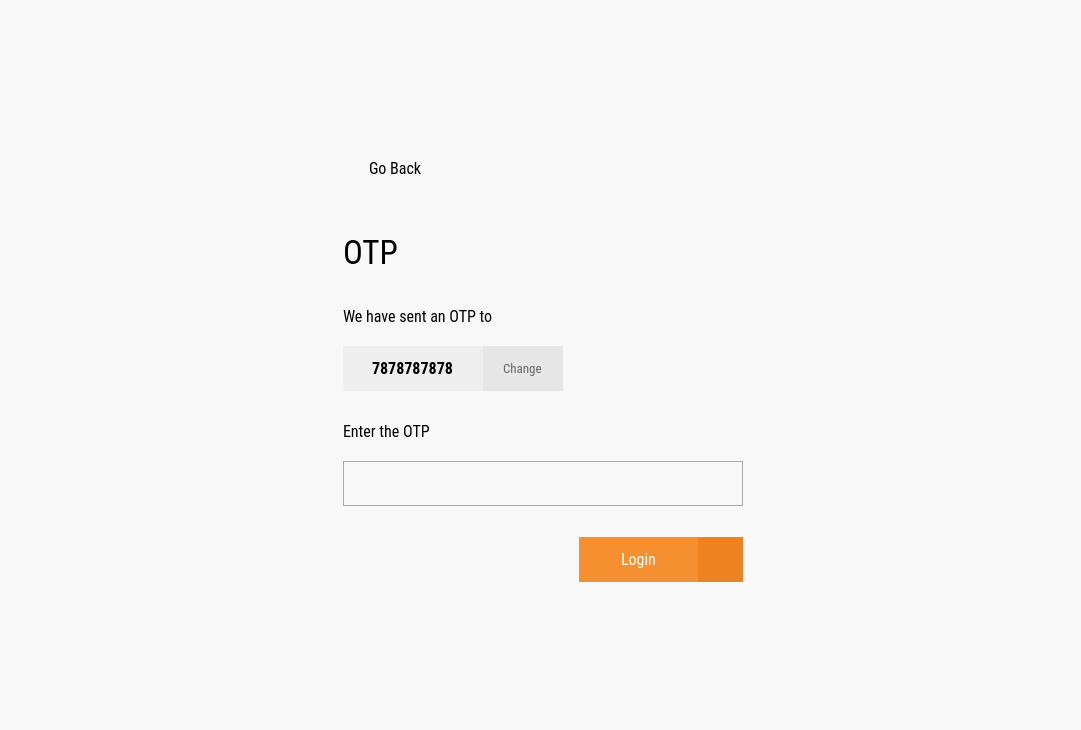
<?xml version="1.0" encoding="UTF-8"?>
<ui version="4.0">
 <class>LoginOtpScreen</class>
 <widget class="QDialog" name="LoginOtpScreen">
  <property name="geometry">
   <rect>
    <x>0</x>
    <y>0</y>
    <width>1081</width>
    <height>730</height>
   </rect>
  </property>
  <property name="windowTitle">
   <string>Dialog</string>
  </property>
  <layout class="QVBoxLayout" name="verticalLayout">
   <property name="leftMargin">
    <number>0</number>
   </property>
   <property name="topMargin">
    <number>0</number>
   </property>
   <property name="rightMargin">
    <number>0</number>
   </property>
   <property name="bottomMargin">
    <number>0</number>
   </property>
   <item>
    <widget class="QFrame" name="CoreBackground">
     <property name="styleSheet">
      <string notr="true">background-color: #F8F8F8;</string>
     </property>
     <layout class="QHBoxLayout" name="horizontalLayout">
      <property name="leftMargin">
       <number>0</number>
      </property>
      <property name="topMargin">
       <number>0</number>
      </property>
      <property name="rightMargin">
       <number>0</number>
      </property>
      <property name="bottomMargin">
       <number>0</number>
      </property>
      <item>
       <widget class="QFrame" name="verticalFrame">
        <property name="maximumSize">
         <size>
          <width>0</width>
          <height>16777215</height>
         </size>
        </property>
        <property name="styleSheet">
         <string notr="true">background-color:#FFFFFF;</string>
        </property>
        <layout class="QVBoxLayout" name="verticalLayout_3">
         <property name="leftMargin">
          <number>0</number>
         </property>
         <property name="topMargin">
          <number>0</number>
         </property>
         <property name="rightMargin">
          <number>0</number>
         </property>
         <property name="bottomMargin">
          <number>0</number>
         </property>
         <item alignment="Qt::AlignHCenter|Qt::AlignVCenter">
          <widget class="QLabel" name="label">
           <property name="maximumSize">
            <size>
             <width>450</width>
             <height>108</height>
            </size>
           </property>
           <property name="text">
            <string/>
           </property>
           <property name="pixmap">
            <pixmap resource="resources.qrc">:/vajiram-logo</pixmap>
           </property>
          </widget>
         </item>
        </layout>
       </widget>
      </item>
      <item>
       <widget class="QFrame" name="verticalFrame_2">
        <property name="minimumSize">
         <size>
          <width>0</width>
          <height>600</height>
         </size>
        </property>
        <property name="maximumSize">
         <size>
          <width>929292</width>
          <height>747474</height>
         </size>
        </property>
        <layout class="QVBoxLayout" name="verticalLayout_2">
         <property name="spacing">
          <number>0</number>
         </property>
         <property name="leftMargin">
          <number>0</number>
         </property>
         <property name="topMargin">
          <number>0</number>
         </property>
         <property name="rightMargin">
          <number>0</number>
         </property>
         <property name="bottomMargin">
          <number>0</number>
         </property>
         <item alignment="Qt::AlignHCenter|Qt::AlignVCenter">
          <widget class="QFrame" name="frame">
           <property name="minimumSize">
            <size>
             <width>400</width>
             <height>450</height>
            </size>
           </property>
           <property name="maximumSize">
            <size>
             <width>650</width>
             <height>450</height>
            </size>
           </property>
           <property name="styleSheet">
            <string notr="true"/>
           </property>
           <layout class="QVBoxLayout" name="verticalLayout_6">
            <property name="spacing">
             <number>0</number>
            </property>
            <property name="leftMargin">
             <number>0</number>
            </property>
            <property name="topMargin">
             <number>0</number>
            </property>
            <property name="rightMargin">
             <number>0</number>
            </property>
            <property name="bottomMargin">
             <number>0</number>
            </property>
            <item>
             <widget class="ClickableQFrame" name="GoBackButton">
              <property name="minimumSize">
               <size>
                <width>0</width>
                <height>0</height>
               </size>
              </property>
              <property name="maximumSize">
               <size>
                <width>100</width>
                <height>45</height>
               </size>
              </property>
              <property name="frameShape">
               <enum>QFrame::NoFrame</enum>
              </property>
              <property name="frameShadow">
               <enum>QFrame::Raised</enum>
              </property>
              <layout class="QHBoxLayout" name="horizontalLayout_6">
               <property name="spacing">
                <number>0</number>
               </property>
               <property name="leftMargin">
                <number>0</number>
               </property>
               <property name="topMargin">
                <number>0</number>
               </property>
               <property name="rightMargin">
                <number>0</number>
               </property>
               <property name="bottomMargin">
                <number>0</number>
               </property>
               <item alignment="Qt::AlignLeft">
                <widget class="QFrame" name="frame_5">
                 <property name="minimumSize">
                  <size>
                   <width>0</width>
                   <height>45</height>
                  </size>
                 </property>
                 <property name="maximumSize">
                  <size>
                   <width>45</width>
                   <height>45</height>
                  </size>
                 </property>
                 <property name="autoFillBackground">
                  <bool>false</bool>
                 </property>
                 <property name="styleSheet">
                  <string notr="true"/>
                 </property>
                 <property name="frameShape">
                  <enum>QFrame::NoFrame</enum>
                 </property>
                 <property name="frameShadow">
                  <enum>QFrame::Raised</enum>
                 </property>
                 <layout class="QVBoxLayout" name="verticalLayout_7">
                  <property name="leftMargin">
                   <number>0</number>
                  </property>
                  <property name="topMargin">
                   <number>0</number>
                  </property>
                  <property name="rightMargin">
                   <number>0</number>
                  </property>
                  <property name="bottomMargin">
                   <number>0</number>
                  </property>
                  <item alignment="Qt::AlignHCenter|Qt::AlignVCenter">
                   <widget class="QLabel" name="label_12">
                    <property name="maximumSize">
                     <size>
                      <width>45</width>
                      <height>16777215</height>
                     </size>
                    </property>
                    <property name="text">
                     <string/>
                    </property>
                    <property name="pixmap">
                     <pixmap resource="resources.qrc">:/arrow-left</pixmap>
                    </property>
                   </widget>
                  </item>
                 </layout>
                </widget>
               </item>
               <item>
                <spacer name="horizontalSpacer_3">
                 <property name="orientation">
                  <enum>Qt::Horizontal</enum>
                 </property>
                 <property name="sizeHint" stdset="0">
                  <size>
                   <width>40</width>
                   <height>20</height>
                  </size>
                 </property>
                </spacer>
               </item>
               <item alignment="Qt::AlignHCenter|Qt::AlignVCenter">
                <widget class="QLabel" name="label_11">
                 <property name="font">
                  <font>
                   <family>Roboto Condensed</family>
                   <pointsize>12</pointsize>
                  </font>
                 </property>
                 <property name="styleSheet">
                  <string notr="true">color: black;</string>
                 </property>
                 <property name="text">
                  <string>Go Back</string>
                 </property>
                </widget>
               </item>
               <item>
                <spacer name="horizontalSpacer_2">
                 <property name="orientation">
                  <enum>Qt::Horizontal</enum>
                 </property>
                 <property name="sizeHint" stdset="0">
                  <size>
                   <width>40</width>
                   <height>20</height>
                  </size>
                 </property>
                </spacer>
               </item>
              </layout>
             </widget>
            </item>
            <item>
             <spacer name="verticalSpacer">
              <property name="orientation">
               <enum>Qt::Vertical</enum>
              </property>
              <property name="sizeType">
               <enum>QSizePolicy::Fixed</enum>
              </property>
              <property name="sizeHint" stdset="0">
               <size>
                <width>20</width>
                <height>32</height>
               </size>
              </property>
             </spacer>
            </item>
            <item>
             <widget class="QLabel" name="label_2">
              <property name="maximumSize">
               <size>
                <width>16777215</width>
                <height>47</height>
               </size>
              </property>
              <property name="font">
               <font>
                <family>Roboto Condensed</family>
                <pointsize>25</pointsize>
               </font>
              </property>
              <property name="styleSheet">
               <string notr="true">color: rgb(0, 0, 0);</string>
              </property>
              <property name="text">
               <string>OTP</string>
              </property>
             </widget>
            </item>
            <item>
             <spacer name="verticalSpacer_2">
              <property name="orientation">
               <enum>Qt::Vertical</enum>
              </property>
              <property name="sizeType">
               <enum>QSizePolicy::Fixed</enum>
              </property>
              <property name="sizeHint" stdset="0">
               <size>
                <width>20</width>
                <height>20</height>
               </size>
              </property>
             </spacer>
            </item>
            <item>
             <widget class="QLabel" name="label_10">
              <property name="maximumSize">
               <size>
                <width>16777215</width>
                <height>28</height>
               </size>
              </property>
              <property name="font">
               <font>
                <family>Roboto Condensed</family>
                <pointsize>12</pointsize>
               </font>
              </property>
              <property name="styleSheet">
               <string notr="true">color: rgb(0, 0, 0);</string>
              </property>
              <property name="text">
               <string>We have sent an OTP to</string>
              </property>
             </widget>
            </item>
            <item>
             <spacer name="verticalSpacer_3">
              <property name="orientation">
               <enum>Qt::Vertical</enum>
              </property>
              <property name="sizeType">
               <enum>QSizePolicy::Fixed</enum>
              </property>
              <property name="sizeHint" stdset="0">
               <size>
                <width>20</width>
                <height>10</height>
               </size>
              </property>
             </spacer>
            </item>
            <item>
             <widget class="ClickableQFrame" name="ChangePhoneNumber">
              <property name="minimumSize">
               <size>
                <width>200</width>
                <height>0</height>
               </size>
              </property>
              <property name="maximumSize">
               <size>
                <width>220</width>
                <height>45</height>
               </size>
              </property>
              <property name="styleSheet">
               <string notr="true">background-color:#EEEEEE;</string>
              </property>
              <property name="frameShape">
               <enum>QFrame::NoFrame</enum>
              </property>
              <property name="frameShadow">
               <enum>QFrame::Raised</enum>
              </property>
              <layout class="QHBoxLayout" name="horizontalLayout_2">
               <property name="spacing">
                <number>0</number>
               </property>
               <property name="leftMargin">
                <number>0</number>
               </property>
               <property name="topMargin">
                <number>0</number>
               </property>
               <property name="rightMargin">
                <number>0</number>
               </property>
               <property name="bottomMargin">
                <number>0</number>
               </property>
               <item alignment="Qt::AlignHCenter|Qt::AlignVCenter">
                <widget class="QLabel" name="label_5">
                 <property name="font">
                  <font>
                   <family>Roboto Condensed</family>
                   <pointsize>12</pointsize>
                   <bold>true</bold>
                  </font>
                 </property>
                 <property name="styleSheet">
                  <string notr="true">color:black;</string>
                 </property>
                 <property name="text">
                  <string>7878787878</string>
                 </property>
                </widget>
               </item>
               <item>
                <widget class="QFrame" name="frame_2">
                 <property name="minimumSize">
                  <size>
                   <width>0</width>
                   <height>45</height>
                  </size>
                 </property>
                 <property name="maximumSize">
                  <size>
                   <width>80</width>
                   <height>45</height>
                  </size>
                 </property>
                 <property name="autoFillBackground">
                  <bool>false</bool>
                 </property>
                 <property name="styleSheet">
                  <string notr="true">background:#E6E6E6;
color:#666666;</string>
                 </property>
                 <property name="frameShape">
                  <enum>QFrame::NoFrame</enum>
                 </property>
                 <property name="frameShadow">
                  <enum>QFrame::Raised</enum>
                 </property>
                 <layout class="QVBoxLayout" name="verticalLayout_4">
                  <item alignment="Qt::AlignHCenter|Qt::AlignVCenter">
                   <widget class="QLabel" name="label_4">
                    <property name="font">
                     <font>
                      <family>Roboto Condensed</family>
                      <pointsize>10</pointsize>
                     </font>
                    </property>
                    <property name="text">
                     <string>Change</string>
                    </property>
                   </widget>
                  </item>
                 </layout>
                </widget>
               </item>
              </layout>
             </widget>
            </item>
            <item>
             <spacer name="verticalSpacer_4">
              <property name="orientation">
               <enum>Qt::Vertical</enum>
              </property>
              <property name="sizeType">
               <enum>QSizePolicy::Fixed</enum>
              </property>
              <property name="sizeHint" stdset="0">
               <size>
                <width>20</width>
                <height>20</height>
               </size>
              </property>
             </spacer>
            </item>
            <item>
             <widget class="QLabel" name="label_3">
              <property name="maximumSize">
               <size>
                <width>16777215</width>
                <height>28</height>
               </size>
              </property>
              <property name="font">
               <font>
                <family>Roboto Condensed</family>
                <pointsize>12</pointsize>
               </font>
              </property>
              <property name="styleSheet">
               <string notr="true">color: rgb(0, 0, 0);</string>
              </property>
              <property name="text">
               <string>Enter the OTP</string>
              </property>
             </widget>
            </item>
            <item>
             <spacer name="verticalSpacer_5">
              <property name="orientation">
               <enum>Qt::Vertical</enum>
              </property>
              <property name="sizeType">
               <enum>QSizePolicy::Fixed</enum>
              </property>
              <property name="sizeHint" stdset="0">
               <size>
                <width>20</width>
                <height>10</height>
               </size>
              </property>
             </spacer>
            </item>
            <item>
             <widget class="QLineEdit" name="lineEdit">
              <property name="minimumSize">
               <size>
                <width>0</width>
                <height>45</height>
               </size>
              </property>
              <property name="maximumSize">
               <size>
                <width>16777215</width>
                <height>45</height>
               </size>
              </property>
              <property name="font">
               <font>
                <family>Roboto Condensed</family>
                <pointsize>12</pointsize>
               </font>
              </property>
              <property name="styleSheet">
               <string notr="true">border:1px solid #AAAAAA;
color:black;
padding:4px;</string>
              </property>
              <property name="frame">
               <bool>false</bool>
              </property>
             </widget>
            </item>
            <item>
             <spacer name="verticalSpacer_6">
              <property name="orientation">
               <enum>Qt::Vertical</enum>
              </property>
              <property name="sizeType">
               <enum>QSizePolicy::Fixed</enum>
              </property>
              <property name="sizeHint" stdset="0">
               <size>
                <width>20</width>
                <height>25</height>
               </size>
              </property>
             </spacer>
            </item>
            <item>
             <widget class="QFrame" name="horizontalFrame">
              <property name="minimumSize">
               <size>
                <width>0</width>
                <height>45</height>
               </size>
              </property>
              <property name="maximumSize">
               <size>
                <width>16777215</width>
                <height>45</height>
               </size>
              </property>
              <layout class="QHBoxLayout" name="horizontalLayout_3">
               <property name="spacing">
                <number>0</number>
               </property>
               <property name="leftMargin">
                <number>0</number>
               </property>
               <property name="topMargin">
                <number>0</number>
               </property>
               <property name="rightMargin">
                <number>0</number>
               </property>
               <property name="bottomMargin">
                <number>0</number>
               </property>
               <item>
                <spacer name="horizontalSpacer">
                 <property name="orientation">
                  <enum>Qt::Horizontal</enum>
                 </property>
                 <property name="sizeHint" stdset="0">
                  <size>
                   <width>40</width>
                   <height>45</height>
                  </size>
                 </property>
                </spacer>
               </item>
               <item>
                <widget class="ClickableQFrame" name="LoginButton">
                 <property name="sizePolicy">
                  <sizepolicy hsizetype="Preferred" vsizetype="Fixed">
                   <horstretch>0</horstretch>
                   <verstretch>0</verstretch>
                  </sizepolicy>
                 </property>
                 <property name="minimumSize">
                  <size>
                   <width>164</width>
                   <height>45</height>
                  </size>
                 </property>
                 <property name="maximumSize">
                  <size>
                   <width>164</width>
                   <height>45</height>
                  </size>
                 </property>
                 <property name="styleSheet">
                  <string notr="true">background-color:#F58F30;</string>
                 </property>
                 <property name="frameShape">
                  <enum>QFrame::NoFrame</enum>
                 </property>
                 <property name="frameShadow">
                  <enum>QFrame::Raised</enum>
                 </property>
                 <layout class="QHBoxLayout" name="horizontalLayout_4">
                  <property name="spacing">
                   <number>0</number>
                  </property>
                  <property name="leftMargin">
                   <number>0</number>
                  </property>
                  <property name="topMargin">
                   <number>0</number>
                  </property>
                  <property name="rightMargin">
                   <number>0</number>
                  </property>
                  <property name="bottomMargin">
                   <number>0</number>
                  </property>
                  <item alignment="Qt::AlignHCenter|Qt::AlignVCenter">
                   <widget class="QLabel" name="label_6">
                    <property name="font">
                     <font>
                      <family>Roboto Condensed</family>
                      <pointsize>12</pointsize>
                     </font>
                    </property>
                    <property name="styleSheet">
                     <string notr="true">color: rgb(255, 255, 255);</string>
                    </property>
                    <property name="text">
                     <string>Login</string>
                    </property>
                   </widget>
                  </item>
                  <item>
                   <widget class="QFrame" name="frame_3">
                    <property name="minimumSize">
                     <size>
                      <width>0</width>
                      <height>45</height>
                     </size>
                    </property>
                    <property name="maximumSize">
                     <size>
                      <width>45</width>
                      <height>45</height>
                     </size>
                    </property>
                    <property name="autoFillBackground">
                     <bool>false</bool>
                    </property>
                    <property name="styleSheet">
                     <string notr="true">background-color: rgb(238, 130, 31);</string>
                    </property>
                    <property name="frameShape">
                     <enum>QFrame::NoFrame</enum>
                    </property>
                    <property name="frameShadow">
                     <enum>QFrame::Raised</enum>
                    </property>
                    <layout class="QVBoxLayout" name="verticalLayout_5">
                     <property name="leftMargin">
                      <number>0</number>
                     </property>
                     <property name="topMargin">
                      <number>0</number>
                     </property>
                     <property name="rightMargin">
                      <number>0</number>
                     </property>
                     <property name="bottomMargin">
                      <number>0</number>
                     </property>
                     <item alignment="Qt::AlignHCenter|Qt::AlignVCenter">
                      <widget class="QLabel" name="label_7">
                       <property name="text">
                        <string/>
                       </property>
                       <property name="pixmap">
                        <pixmap resource="resources.qrc">:/arrow-next</pixmap>
                       </property>
                      </widget>
                     </item>
                    </layout>
                   </widget>
                  </item>
                 </layout>
                </widget>
               </item>
              </layout>
             </widget>
            </item>
           </layout>
          </widget>
         </item>
        </layout>
       </widget>
      </item>
     </layout>
    </widget>
   </item>
  </layout>
 </widget>
 <customwidgets>
  <customwidget>
   <class>ClickableQFrame</class>
   <extends>QFrame</extends>
   <header>clickableqframe.h</header>
   <container>1</container>
  </customwidget>
 </customwidgets>
 <resources>
  <include location="resources.qrc"/>
 </resources>
 <connections/>
</ui>
